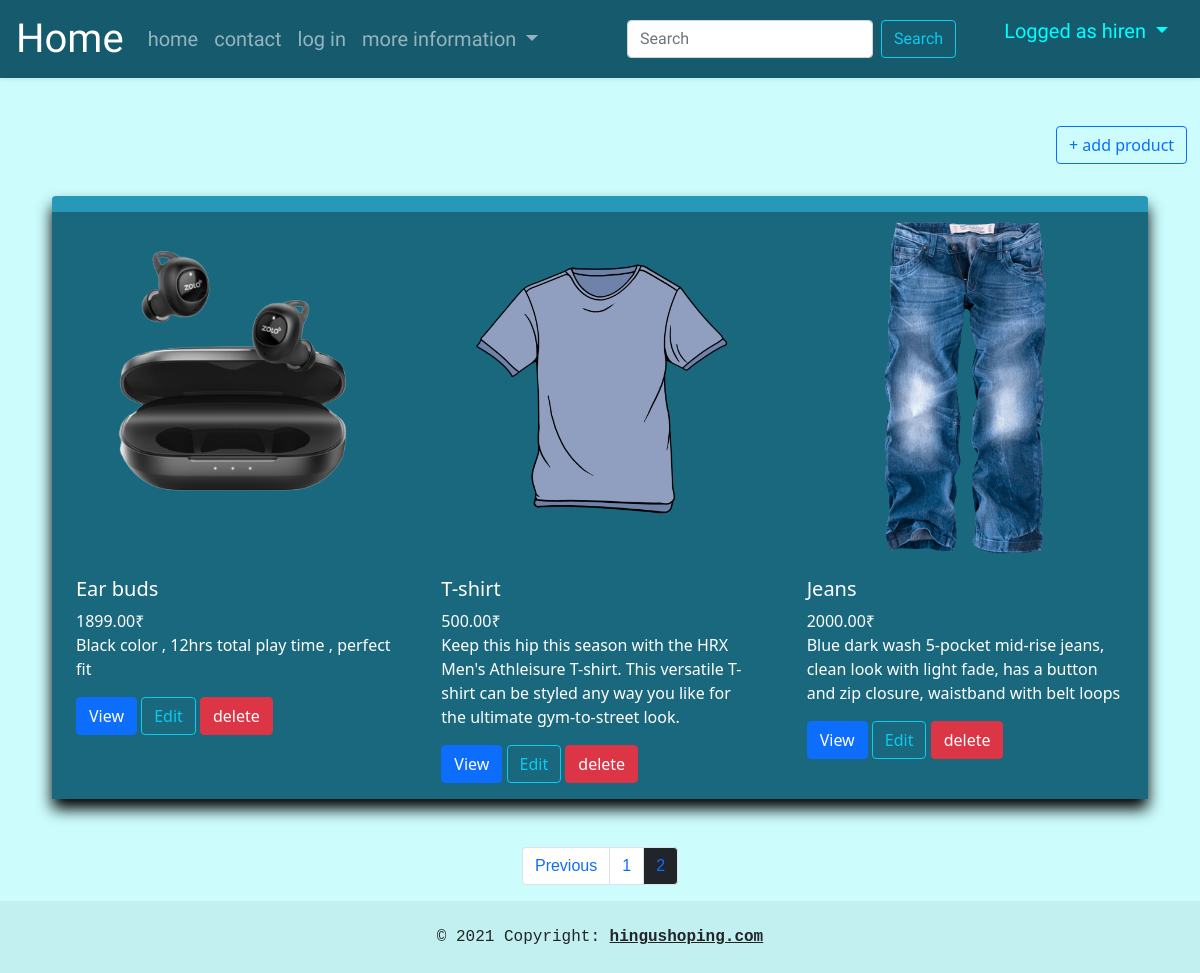
/products/?page=2 (signed in), run on the app's committed database.
### app1/models.py (models this page shows, shortened)
class Signup(models.Model):
    name = models.CharField(max_length=100)
    mail = models.EmailField(max_length=254)
    phone = models.IntegerField(default=0)
    pswd = models.CharField(max_length=50)
    vendor = models.BooleanField(verbose_name=("Is a vendor"),default=False)
    def __str__(self):
        return self.name

class Product(models.Model):
    name = models.CharField(max_length=10,default="")
    price = models.DecimalField(max_digits=12,decimal_places=2,default=0)
    des = models.TextField(max_length=300,default="")
    image = models.ImageField(upload_to='images/products')
    review = models.TextField(max_length=350)

### app1/views.py (the view)
# urls.py: path('products/',products,name="products_url"),
def products(request):
    if 'id' not in request.session.keys():
        messages.info(request, "you have to login first!!")
        return redirect('/signin/')
    data = search_view(request)
    pro = Product.objects.all()
    pag_provider = Paginator(pro,3)
    page_number = request.GET.get('page')
    pro_final = pag_provider.get_page(page_number)
    if 'id' in request.session.keys():
        is_a_vendor = Signup.objects.get(id=request.session['id'])
    return render(request,'products_list_view.html',{'q':pro_final , 'data' : data, 'is_a_vendor': is_a_vendor.vendor})

### app1/templatetags/base1_tags.py (called while the page is built)
@register.simple_tag
def user_details(request):
    user = views.user_details_view(request)
    return user

### app1/views.py (called while the page is built)
def search_view(request):
    if request.method == 'GET':
        q = request.GET.get('search')
    else:
        q = None
    if q:
        res = Product.objects.all()
        res = Product.objects.filter(Q(name__icontains = q)| Q(des__icontains = q) | Q(price__icontains = q))
        data = res
    else:
        data = None
    return {'res':data,'ask':q}

def user_details_view(request):
    if 'id' in request.session.keys():
        try:
            user = Signup.objects.get(id = request.session['id'])
            return user
        except:
            pass
    return ""

### app1/templates/products_list_view.html (shortened to what this page needs)
{% extends 'base1.html' %}
    {% block css %} {% load static %}<link rel="stylesheet" href='{% static "css/product_list_style.css" %}'> {% endblock %}
    {% block content %}
    {% for i in q %}
        {% if forloop.counter < 2 %}
            {% if is_a_vendor %}
                <a href="{% url 'add_product' %}" class="btn btn-outline-primary " style="margin-left:88%;">+ add product</a>
            {% endif %}
        {% endif %}
    {% endfor %}
    <div class="album py-5 " style="color:white; max-width:90vw;margin: 0 auto">
        <div class="row row-cols-1 row-cols-sm-2 row-cols-md-3 g-3 rounded" style="background-color: #2698b8;box-shadow: 0px 10px 15px black">
        {% for i in q %}
        <div class="col" style="background-color:#1a687e;color:white" >
            <a href="{% url 'product_url' i.id %}">
                <img src="{{i.image.url}}" class="card-img-top" alt="{{i.name}}"></a>
            <div class="card-body">
                <h5 class="card-title">{{i.name}}</h5>
                <p class="card-text">{{i.price}}&#8377; <br>{{i.des}}</p>
                <a href="{% url 'product_url' i.id %}" class="btn btn-primary">View</a>
                {% if is_a_vendor %}
                <a href="{% url 'edit_product' i.id %}" class="btn btn-outline-info">Edit</a>
                <a href="{% url 'delete_product' i.id %}" class="btn btn-danger">delete</a>
                {% endif %}
            </div>
        </div>
        {% endfor %}
    </div>
    </div>
    {% block pages %}
    <div class="row d-flex  ">
    <nav aria-label="Page navigation example ">
            <ul class="pagination justify-content-center" style="font-family:sans-serif ;">
                {% if q.has_previous %}
                <li class="page-item"><a class="page-link" href="?page={{q.previous_page_number}}">Previous</a></li>
                <li class="page-item"><a class="page-link" href="?page={{q.previous_page_number}}">{{q.previous_page_number}}</a></li>
                {% endif %}
                <li class="page-item"><a class="page-link bg-dark" href="?page={{q.number}}">{{q.number}}</a></li>
            </ul>
        </nav>
    </div>
        {% endblock pages %}
        {% endblock %}

### templates/base1.html (shortened to what this page needs)
{% load base1_tags %}
<!DOCTYPE html>
<html lang="en">
<head>
    <link href="https://cdn.jsdelivr.net/npm/bootstrap@5.0.2/dist/css/bootstrap.min.css" rel="stylesheet">
    {% load static %}
    <link rel="stylesheet" href="{% static 'css/navbar_style.css' %} ">
    {% block css %}
    {% endblock %}
  </head>
<body onload="navactive()" style="background-color:#ccfcfc">
    <nav class="navbar navbar-expand-lg  navbar-dark shadow-sm p-1 mb-5" style="background-color:#165a6d;">
        <div class="container-fluid">
          <a class="navbar-brand" href="{% url 'home' %}" style="font-size: 40px;">Home</a>
          <div class="collapse navbar-collapse" id="navbarSupportedContent">
            <ul class="navbar-nav me-auto mb-2 mb-lg-0" id="navbarlist">
              <li class="nav-item">
                <a class="nav-link" aria-current="page" href="{% url 'home' %}" home >home</a>
              </li>
              <li class="nav-item">
                <a class="nav-link" href="{% url 'contact' %}" contact>contact</a>
              </li>
              <li class="nav-item ">
                <a class="nav-link " href="{% url 'signin' %}" signin >log in</a>
              </li>
              <li class="nav-item dropdown">
                <a class="nav-link dropdown-toggle"  id="navbarDropdown" role="button" data-bs-toggle="dropdown" aria-expanded="false" moreinfo >
                  more information
                </a>
              </li>
            </ul>
            <form class="d-flex" id="search_form" role="search" method="get" >
              <input class="form-control me-2" type="search" name="search" placeholder="Search" aria-label="Search">
              <button class="btn btn-outline-info" type="submit">Search</button>
            </form>
            <ul>
              <li class="nav-item dropdown" style="list-style: none;">
                <a class="nav-link dropdown-toggle " style="color:aqua;" id="navbarDropdown" role="button" data-bs-toggle="dropdown" aria-expanded="false" moreinfo >
                  Logged as {% user_details request %}
                </a>
              </li>
            </ul>
          </div>
        </div>
      </nav>
    {% block content %}{% endblock  %}
      <footer>
        <div class="text-center p-4" style="background-color: rgba(0, 0, 0, 0.05);font-family:'Courier New', Courier, monospace">
          © 2021 Copyright:
          <a class="text-reset fw-bold" href="{% url 'home' %}">hingushoping.com</a>
        </div>
      </footer>
    </body>
    </html>

### static/css/navbar_style.css (style rules this page uses)
nav { font-family: "Yellowtail", cursive; }
.nav-link,.dropdown-item { font-size: 20px; }
.d-flex { font-family: 'Comfortaa' , cursive; }

### data on the page
Signup: name "hiren"
Product: image (picture), name "Ear buds", price "1899.00", des "Black color , 12hrs total play time , perfect fit"
Product: image (picture), name "T-shirt", price "500.00", des "Keep this hip this season with the HRX Men's Athleisure T-shirt. This versatile T-shirt can be styled any way you like for the ultimate gym-to-street look."
Product: image (picture), name "Jeans", price "2000.00", des "Blue dark wash 5-pocket mid-rise jeans, clean look with light fade, has a button and zip closure, waistband with belt loops"

### other printed values
{{ q.previous_page_number }} "1"
{{ q.number }} "2"
